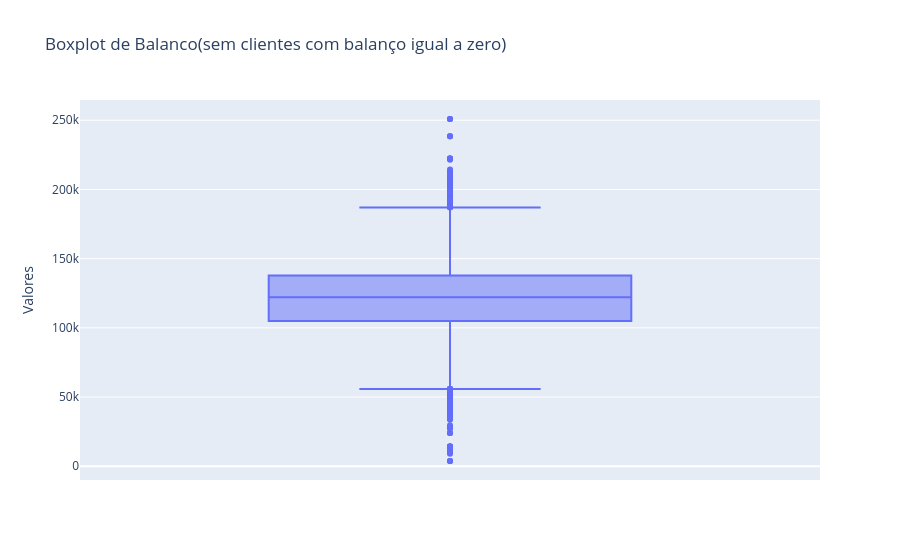

This figure's notebook cell:
### Markdown cell above
Detectando outliers

### Code cell
df_no_zero = df[df['Balanco'] != 0] # Criar um novo dataframe sem os clientes com balanço igual a zero

fig = px.box(df_no_zero, y='Balanco', title='Boxplot de Balanco(sem clientes com balanço igual a zero)', labels={'Balanco': 'Valores'})
fig.show()

### Figure 1 — Plotly figure (JSON) as saved in the notebook; plotly's stock layout.template omitted (floating-point values rounded to 4 significant figures; data arrays with more than 128 entries replaced by an {"elided": "..."} marker saying what was removed)
{"data": [{"alignmentgroup": "True", "hovertemplate": "Valores=%{y}<extra></extra>", "legendgroup": "", "marker": {"color": "#636efa"}, "name": "", "notched": false, "offsetgroup": "", "orientation": "v", "showlegend": false, "type": "box", "x0": " ", "xaxis": "x", "y": {"elided": "45675 float values"}, "y0": " ", "yaxis": "y"}], "layout": {"boxmode": "group", "legend": {"tracegroupgap": 0}, "title": {"text": "Boxplot de Balanco(sem clientes com balanço igual a zero)"}, "xaxis": {"anchor": "y", "domain": [0, 1]}, "yaxis": {"anchor": "x", "domain": [0, 1], "title": {"text": "Valores"}}}}
